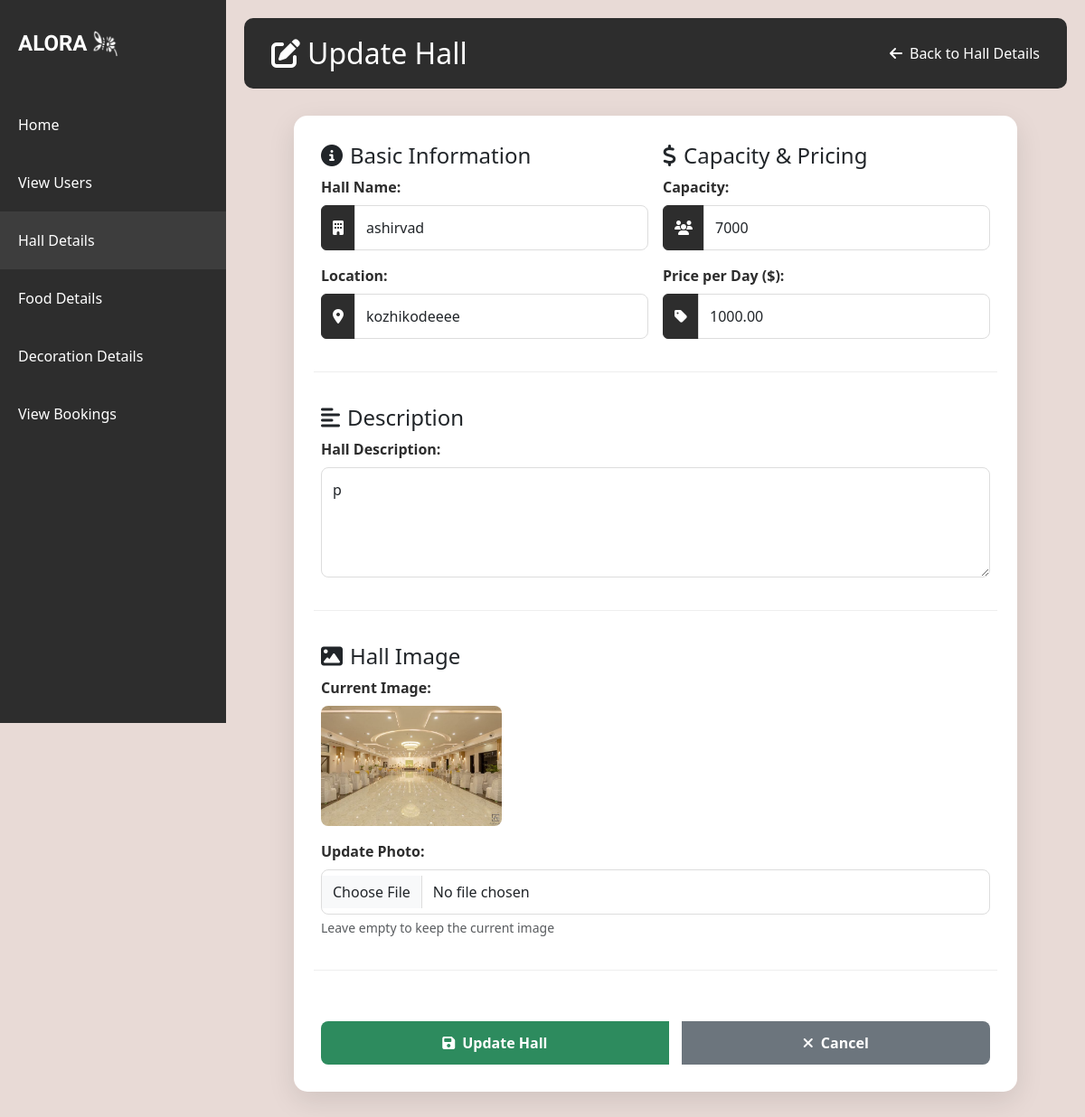
The page /update_hall/6/ (signed in) on the database its author committed.
### app/models.py (models this page shows)
class Halls(models.Model):
    name=models.CharField(max_length=100)
    location=models.CharField(max_length=200)
    capacity=models.IntegerField()
    price_per_day=models.DecimalField(max_digits=10,decimal_places=2)
    photo_url=models.ImageField(upload_to='images/')
    description=models.TextField(blank=True,null=True)

### app/views.py (the view, shortened to what this page needs)
# urls.py: path('update_hall/<int:hall_id>/',views.update_hall,name='update_hall'),
@login_required(login_url='login')
def update_hall(request, hall_id):
    hall = get_object_or_404(Halls, id=hall_id)
    if not request.user.is_staff:
        messages.error(request, "You are not authorized to perform this action.")
        return redirect('hall_details')
    return render(request, 'update_hall.html', {'hall': hall})

### templates/update_hall.html (shortened to what this page needs)
<!DOCTYPE html>
<html lang="en">
<head>
    {% load static %}
    <link href="https://cdn.jsdelivr.net/npm/bootstrap@5.3.0/dist/css/bootstrap.min.css" rel="stylesheet">
    <link rel="stylesheet" href="https://cdnjs.cloudflare.com/ajax/libs/font-awesome/6.4.0/css/all.min.css">
</head>
<body>
    <div class="sidebar">
        <div class="logo-container">
            <div class="logo">ALORA</div>
            <img src="{% static 'alora_icon.png' %}" alt="Light Bulb" class="logo-image">
        </div>
        <nav class="nav flex-column">
            <a class="nav-link" href="{% url 'admin_dash' %}">Home</a>
            <a class="nav-link" href="{% url 'view_users' %}">View Users</a>
            <a class="nav-link active" href="{% url 'hall_details' %}">Hall Details</a>
            <a class="nav-link" href="{% url 'food_details' %}">Food Details</a>
            <a class="nav-link" href="{% url 'decoration_details' %}">Decoration Details</a>
            <a class="nav-link" href="{% url 'admin_view_booking' %}">View Bookings</a>
        </nav>
    </div>
    <div class="main-content">
        <div class="page-title">
            <h2 class="mb-0"><i class="fas fa-edit me-2"></i>Update Hall</h2>
            <a href="{% url 'hall_details' %}" class="back-btn">
                <i class="fas fa-arrow-left me-2"></i> Back to Hall Details
            </a>
        </div>
        <div class="update-form-container">
            <form method="post" enctype="multipart/form-data" class="row g-3">
                <div class="col-md-6 form-section">
                    <h4><i class="fas fa-info-circle me-2"></i>Basic Information</h4>
                    <div class="mb-3">
                        <label class="form-label">Hall Name:</label>
                        <div class="input-group">
                            <span class="input-group-text"><i class="fas fa-building"></i></span>
                            <input type="text" name="name" value="{{ hall.name }}" required class="form-control" placeholder="Enter hall name">
                        </div>
                    </div>
                    <div class="mb-3">
                        <label class="form-label">Location:</label>
                        <div class="input-group">
                            <span class="input-group-text"><i class="fas fa-map-marker-alt"></i></span>
                            <input type="text" name="location" value="{{ hall.location }}" required class="form-control" placeholder="Enter location">
                        </div>
                    </div>
                </div>
                <div class="col-md-6 form-section">
                    <h4><i class="fas fa-dollar-sign me-2"></i>Capacity & Pricing</h4>
                    <div class="mb-3">
                        <label class="form-label">Capacity:</label>
                        <div class="input-group">
                            <span class="input-group-text"><i class="fas fa-users"></i></span>
                            <input type="number" name="capacity" value="{{ hall.capacity }}" required class="form-control" placeholder="Enter capacity">
                        </div>
                    </div>
                    <div class="mb-3">
                        <label class="form-label">Price per Day ($):</label>
                        <div class="input-group">
                            <span class="input-group-text"><i class="fas fa-tag"></i></span>
                            <input type="text" name="price_per_day" value="{{ hall.price_per_day }}" required class="form-control" placeholder="Enter price">
                        </div>
                    </div>
                </div>
                <div class="col-12 form-section">
                    <h4><i class="fas fa-align-left me-2"></i>Description</h4>
                    <div class="mb-3">
                        <label class="form-label">Hall Description:</label>
                        <textarea name="description" class="form-control" rows="4" placeholder="Enter detailed description of the hall">{{ hall.description }}</textarea>
                    </div>
                </div>
                <div class="col-12 form-section">
                    <h4><i class="fas fa-image me-2"></i>Hall Image</h4>
                    {% if hall.photo_url %}
                    <div class="mb-3">
                        <label class="form-label">Current Image:</label>
                        <img src="{{ hall.photo_url.url }}" alt="{{ hall.name }}" class="preview-image">
                    </div>
                    {% endif %}
                    <div class="mb-3">
                        <label class="form-label">Update Photo:</label>
                        <input type="file" name="photo" class="form-control" data-bs-toggle="tooltip" data-bs-placement="top" title="Recommended size: 1200x800px">
                        <div class="form-text text-muted">Leave empty to keep the current image</div>
                    </div>
                </div>
                <div class="col-12">
                    <div class="btn-group">
                        <button type="submit" class="btn btn-success">
                            <i class="fas fa-save me-2"></i>Update Hall
                        </button>
                        <a href="{% url 'hall_details' %}" class="btn btn-secondary">
                            <i class="fas fa-times me-2"></i>Cancel
                        </a>
                    </div>
                </div>
            </form>
        </div>
    </div>
</body>
</html>

### templates/update_hall.html (style rules this page uses)
body { background-color: #e8dad6; min-height: 100vh; font-family: 'Segoe UI', Tahoma, Geneva, Verdana, sans-serif; }
.sidebar { background-color: #2d2d2d; color: white; min-height: 100vh; padding-top: 20px; position: fixed; width: 250px; transition: all 0.3s; z-index: 1000; }
.logo-container { display: flex; align-items: center; justify-content: flex-start; padding: 10px 20px; margin-bottom: 30px; }
.logo { font-family: 'Irish Grover'; font-size: 24px; font-weight: bold; }
.logo-image { width: 30px; height: 30px; margin-left: 5px; }
.nav-link { color: #ffffff; padding: 20px 20px; transition: all 0.3s; font-size: 16px; }
.nav-link.active { background-color: #3d3d3d; }
.main-content { margin-left: 250px; padding: 20px; transition: all 0.3s; }
.update-form-container { background-color: white; border-radius: 15px; padding: 30px; box-shadow: 0 10px 30px rgba(0,0,0,0.1); margin: 30px auto; max-width: 800px; }
.page-title { background-color: #2d2d2d; color: white; padding: 20px 30px; border-radius: 10px; margin-bottom: 30px; display: flex; justify-content: space-between; align-items: center; }
.form-label { font-weight: 600; color: #2d2d2d; margin-bottom: 8px; }
.form-control { border-radius: 8px; padding: 12px; border: 1px solid #ddd; transition: all 0.3s; }
.preview-image { max-width: 200px; max-height: 150px; border-radius: 8px; margin-bottom: 10px; display: block; }
.btn-success { background-color: #2d8b5e; border: none; padding: 12px 30px; font-weight: 600; border-radius: 8px; transition: all 0.3s; }
.btn-secondary { background-color: #6c757d; border: none; padding: 12px 30px; font-weight: 600; border-radius: 8px; transition: all 0.3s; }
.back-btn { color: white; display: flex; align-items: center; text-decoration: none; transition: all 0.3s; }
.form-section { border-bottom: 1px solid #eee; padding-bottom: 20px; margin-bottom: 20px; }
.input-group-text { background-color: #2d2d2d; color: white; border: 1px solid #2d2d2d; }
.btn-group { margin-top: 20px; display: flex; gap: 15px; }

### rows shown on the page
Halls: name "ashirvad", location "kozhikodeeee", capacity "7000", price_per_day "1000.00", description "p", photo_url (picture)
